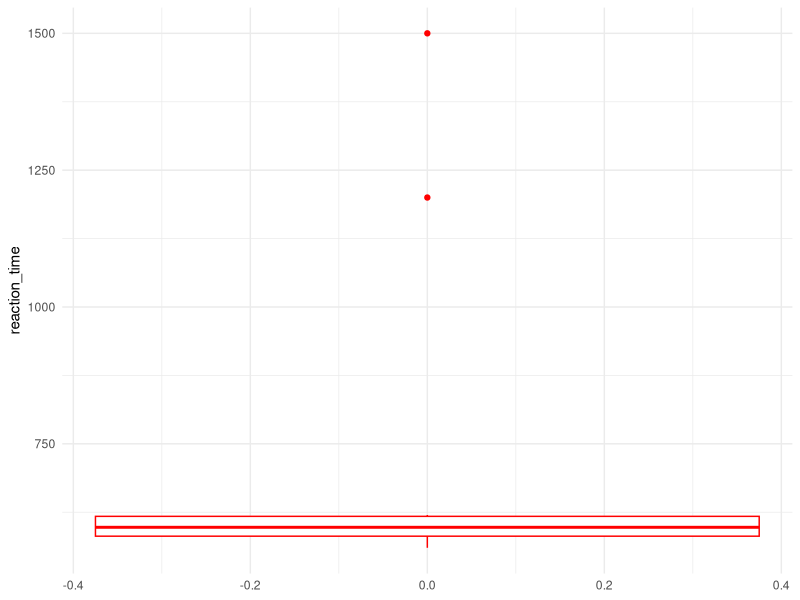

Generate this figure with R:
# Data cleaning


# 1. Wrong data types

# Create a data frame
df1 <- data.frame(
  id = 1:5,
  gender = c("F", "M", "M", "F", "F"),
  positive_affect = c("5", "3", "4", "2", "1"),
  negative_affect = c("4", "2", "5", "3", "2")
)

# View the structure
str(df1)

# Load dplyr
library(dplyr)

# Fix the data types
df1 <- df1 |>
  mutate(
    
    # Connvert gender: character -> factor
    gender = as.factor(gender),
    
    # Convert positive_affect and negative_affect: character -> numeric
    across(c(positive_affect, negative_affect), as.numeric)
  )

# View the result
str(df1)


# -------------------------------------------------


# 2. Missing values

# Create a data frame
df2 <- data.frame(
  id = 1:10,
  words_recalled = c(12, 11, 15, 10, NA, 14, 13, 11, NA, 16),
  trial_time = c(NA, 50, NA, 42, NA, NA, 46, NA, 44, 49)
)

# View the df
df2

# Calculate the mean of words_recalled
mean(df2$words_recalled)

# Check for NA by column
is.na(df2) |> colSums()

# Check for NA overall
is.na(df2) |> sum()

# Drop rows
df2_clean <- na.omit(df2)

# View the result
df2_clean

# Drop columns
df2$trial_time <- NULL

# View the result
df2

# Replace

# Install tidyr
install.packages("tidyr")

# Load tidyr
library(tidyr)

# Calculate the mean
mean_words <- mean(df2$words_recalled, na.rm = TRUE)

# Replace NA with mean
df2_cleaned <- df2 |>
  mutate(
    words_recalled = replace_na(words_recalled, mean_words)
  )

# View the result
df2_cleaned


# -------------------------------------------------


# 3. Duplicates

# Create a data frame
df3 <- data.frame(
  name = c("Anna", "Ben", "Chai", "Chai", "Dana", "Eli"),
  extraversion = c(4, 3, 2, 2, 5, 4),
  conscientiousness = c(3, 4, 2, 2, 5, 3)
)

# View the df
df3

# Check for duplicates
duplicated(df3) |> sum()

# Remove duplicates
df3_clean <- distinct(df3)

# View the result
df3_clean


# -------------------------------------------------


# 4. Outliers

# Group without outlier
weights_normal <- c(60, 62, 65, 66, 68, 70, 72, 75)

# Group with outlier
weights_outlier <- c(60, 62, 65, 66, 68, 70, 72, 75, 200)

# Calculate the means
paste0("Mean (no outliers): ", mean(weights_normal))
paste0("Mean (no outliers): ", mean(weights_outlier))


# Create a data frame with 10 rows
df4 <- data.frame(
  id = 1:10,
  reaction_time = c(560, 610, 590, 580, 605, 620, 575, 1200, 1500, 585) # outlier: 1200, 1500
)

# Load ggplot2
library(ggplot2)

# Create a box plot
ggplot(df4, aes(y = reaction_time)) +
  geom_boxplot(color = "red") +
  theme_minimal()


# Calculate Q1 and Q3
q1 <- quantile(df4$reaction_time, 0.25)
q3 <- quantile(df4$reaction_time, 0.75)

# Calculate IQR
iqr <- q3 - q1

# Calculate lower and upper bounds
lower_bound <- q1 - (iqr * 1.5)
upper_bound <- q3 + (iqr * 1.5)

# Filter out outliers
df4_cleaned <- df4[df4$reaction_time >= lower_bound &
                     df4$reaction_time <= upper_bound, ]

# View the result
df4_cleaned


# -------------------------------------------------


# 5. Reverse-scoring

# Create a data frame
df5 <- data.frame(
  id = 1:5,
  i_hate_myself = c(4, 5, 3, 2, 4),
  i_love_myself = c(2, 1, 3, 5, 4)
)

# View the df
df5

# Reverse-score
df5_reversed <- df5 |> 
  mutate(i_hate_myself = (5 + 1) - i_hate_myself)

# View the result
df5_reversed